Frame 1 (no input): blank canvas, image omitted
Frame 60 (the mouse pressed at the canvas centre just before this capture): blank canvas, image omitted
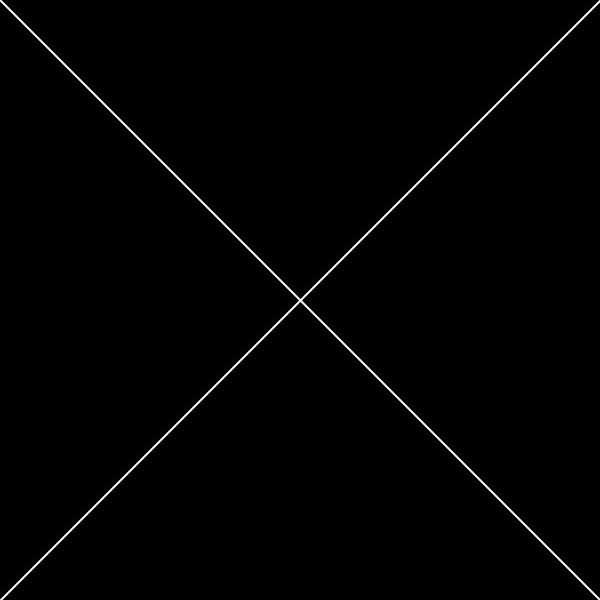
Frame 120 (the mouse held since frame 60 and released just before this capture)

The Processing sketch whose frames 1 and 60 were blank and that drew this single picture after the mouse press (run headless with seeded random() and noise(); from frame 60 on, the mouse is pressed at the canvas centre):

// Processing sketch: sysmmetiry
// ── sysmmetiry.pde

void setup(){
  size(600, 600);
  background(0);
}


void draw(){
  stroke(255);
  strokeWeight(2);
  translate(width/2, height/2);
  if (mousePressed){
    float x = mouseX - width/2;
    float y = mouseY - height/2;
    float px = pmouseX - width/2;
    float py = pmouseY - height/2;
    line(x, y, px, py);
    scale(-1, 1);
    line(x, y, px, py);
    scale(1, -1);
    line(x, y, px, py);
    scale(-1, 1);
    line(x, y, px, py);
  }
}

void keyPressed(){
  if (key=='r') background(0);
}
